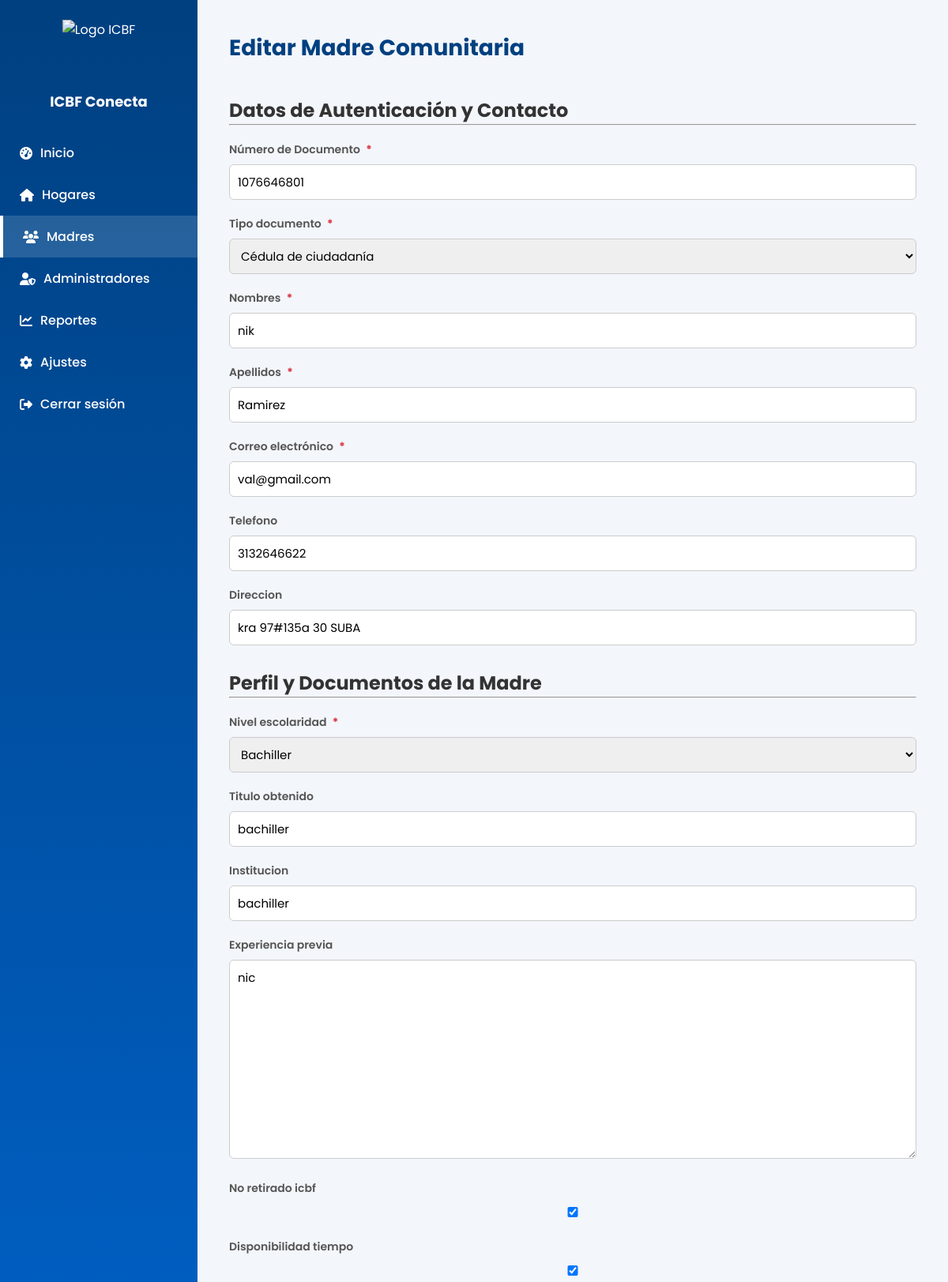
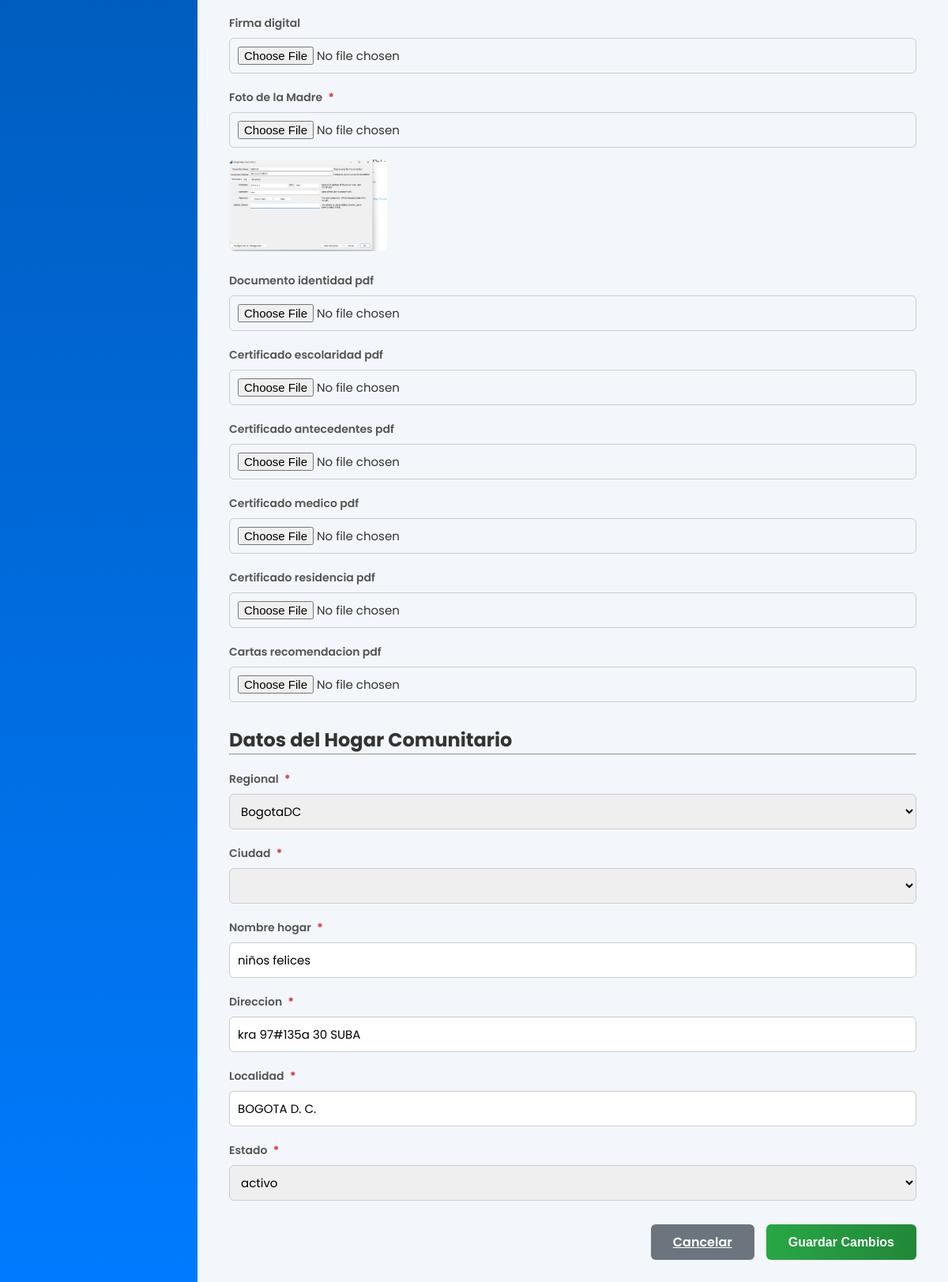
The app's page /madres/editar/2/ (signed in) with its own data (2 pictures, top to bottom).
### core/models.py (models this page shows, shortened)
class Usuario(AbstractUser):
    TIPO_DOCUMENTO_CHOICES = [
        ('CC', 'Cédula de ciudadanía'),
        ('TI', 'Tarjeta de identidad'),
        ('CE', 'Cédula de extranjería'),
        ('PA', 'Pasaporte'),
    ]
    username = None
    tipo_documento = models.CharField(max_length=5, choices=TIPO_DOCUMENTO_CHOICES, default='CC')
    documento = models.BigIntegerField(unique=True)
    nombres = models.CharField(max_length=50)
    apellidos = models.CharField(max_length=50)
    correo = models.EmailField(max_length=100, unique=True)
    direccion = models.CharField(max_length=100, null=True, blank=True)
    telefono = models.CharField(max_length=20, null=True, blank=True)
    rol = models.ForeignKey(Rol, on_delete=models.PROTECT, null=True)
    foto_admin = models.ImageField(upload_to=admin_upload_path, null=True, blank=True)
    fecha_creacion = models.DateTimeField(auto_now_add=True)
    fecha_actualizacion = models.DateTimeField(auto_now=True)
    EMAIL_FIELD = 'correo'
    USERNAME_FIELD = 'documento'
    REQUIRED_FIELDS = ['nombres', 'apellidos', 'correo', 'tipo_documento']
    objects = CustomUserManager()
    class Meta:
        db_table = 'usuarios'

class MadreComunitaria(models.Model):
    usuario = models.OneToOneField(Usuario, on_delete=models.CASCADE, related_name='madre_profile')
    NIVEL_ESCOLARIDAD_CHOICES = [
        ('Primaria', 'Primaria'),
        ('Bachiller', 'Bachiller'),
        ('Técnico', 'Técnico'),
        ('Tecnólogo', 'Tecnólogo'),
        ('Profesional', 'Profesional')
    ]
    nivel_escolaridad = models.CharField(max_length=100, choices=NIVEL_ESCOLARIDAD_CHOICES)
    titulo_obtenido = models.CharField(max_length=150, null=True, blank=True)
    institucion = models.CharField(max_length=150, null=True, blank=True)
    experiencia_previa = models.TextField(null=True, blank=True)
    no_retirado_icbf = models.BooleanField(default=False)
    disponibilidad_tiempo = models.BooleanField(default=False)
    firma_digital = models.FileField(upload_to='madres_documentos/firmas/', null=True, blank=True)
    foto_madre = models.ImageField(upload_to='madres_documentos/fotos/', null=True, blank=True)
    documento_identidad_pdf = models.FileField(upload_to='madres_documentos/cedulas/', null=True, blank=True)
    certificado_escolaridad_pdf = models.FileField(upload_to='madres_documentos/educacion/', null=True, blank=True)
    certificado_antecedentes_pdf = models.FileField(upload_to='madres_documentos/antecedentes/', null=True, blank=True)
    certificado_medico_pdf = models.FileField(upload_to='madres_documentos/medico/', null=True, blank=True)
    certificado_residencia_pdf = models.FileField(upload_to='madres_documentos/residencia/', null=True, blank=True)
    cartas_recomendacion_pdf = models.FileField(upload_to='madres_documentos/recomendaciones/', null=True, blank=True)
    fecha_registro = models.DateTimeField(auto_now_add=True)
    class Meta:
        db_table = 'madres_comunitarias'

class HogarComunitario(models.Model):
    regional = models.ForeignKey(Regional, on_delete=models.PROTECT, related_name='hogares')
    ciudad = models.ForeignKey(Ciudad, on_delete=models.PROTECT, related_name='hogares')
    nombre_hogar = models.CharField(max_length=100)
    direccion = models.CharField(max_length=200)
    localidad = models.CharField(max_length=100)
    barrio = models.CharField(max_length=100, null=True, blank=True)
    estrato = models.IntegerField(null=True, blank=True)
    num_habitaciones = models.IntegerField(null=True, blank=True)
    num_banos = models.IntegerField(null=True, blank=True)
    material_construccion = models.CharField(max_length=100, null=True, blank=True)
    riesgos_cercanos = models.TextField(null=True, blank=True)
    fotos_interior = models.FileField(upload_to='hogares/fotos_interior/', null=True, blank=True)
    fotos_exterior = models.FileField(upload_to='hogares/fotos_exterior/', null=True, blank=True)
    geolocalizacion_lat = models.DecimalField(max_digits=10, decimal_places=7, null=True, blank=True)
    geolocalizacion_lon = models.DecimalField(max_digits=10, decimal_places=7, null=True, blank=True)
    tipo_tenencia = models.CharField(max_length=50, choices=[
        ('Propia', 'Propia'),
        ('Arrendada', 'Arrendada'),
        ('Comodato', 'Comodato')
    ], null=True, blank=True)
    documento_tenencia_pdf = models.FileField(upload_to='hogares/documentos_tenencia/', null=True, blank=True)
    capacidad_maxima = models.IntegerField(default=15)
    estado = models.CharField(
        max_length=20,
        choices=[
            ('activo', 'activo'),
            ('inactivo', 'inactivo'),
            ('en_mantenimiento', 'en_mantenimiento')
        ],
        default='activo'
    )
    madre = models.ForeignKey(MadreComunitaria, on_delete=models.PROTECT, related_name='hogares_asignados')
    fecha_registro = models.DateTimeField(auto_now_add=True)
    class Meta:
        db_table = 'hogares_comunitarios'

### core/views.py (the view)
# urls.py: path('madres/editar/<int:id>/', views.editar_madre, name='editar_madre'),
@login_required
@rol_requerido('administrador')
def editar_madre(request, id):
    usuario_madre = get_object_or_404(Usuario, id=id, rol__nombre_rol='madre_comunitaria')
    madre_profile = usuario_madre.madre_profile
    hogar = HogarComunitario.objects.filter(madre=madre_profile).first()
    if not hogar:
        messages.error(request, 'Esta madre no tiene un hogar comunitario asignado.')
        return redirect('listar_madres')
    if request.method == 'POST':
        usuario_form = UsuarioMadreForm(request.POST, instance=usuario_madre)
        madre_profile_form = MadreProfileForm(request.POST, request.FILES, instance=madre_profile)
        hogar_form = HogarForm(request.POST, instance=hogar)
        if usuario_form.is_valid() and madre_profile_form.is_valid() and hogar_form.is_valid():
            nombre_hogar = hogar_form.cleaned_data['nombre_hogar']
            direccion_hogar = hogar_form.cleaned_data['direccion']
            localidad = hogar_form.cleaned_data.get('localidad')
            if HogarComunitario.objects.filter(nombre_hogar__iexact=nombre_hogar, localidad__iexact=localidad).exclude(id=hogar.id).exists():
                messages.error(request, f"Ya existe otro hogar llamado '{nombre_hogar}' en la localidad de '{localidad}'.")
            elif HogarComunitario.objects.filter(direccion__iexact=direccion_hogar).exclude(id=hogar.id).exists():
                messages.error(request, f"La dirección '{direccion_hogar}' ya está registrada para otro hogar.")
            if messages.get_messages(request):
                return render(request, 'admin/madres_form.html', {
                    'usuario_form': usuario_form,
                    'madre_profile_form': madre_profile_form,
                    'hogar_form': hogar_form,
                    'modo_edicion': True,
                    'regionales': Regional.objects.all().order_by('nombre')
                })
            try:
                with transaction.atomic():
                    usuario_actualizado = usuario_form.save()
                    madre_profile_form.save()
                    hogar_form.save()
                messages.success(request, '¡Madre comunitaria y hogar actualizados exitosamente!')
                return redirect('listar_madres') # Corregido para que el redirect esté dentro del try
            except Exception as e:
                messages.error(request, f'Error al guardar los cambios: {str(e)}')
        else:
            messages.error(request, 'Por favor, corrige los errores en el formulario.')
    else:
        usuario_form = UsuarioMadreForm(instance=usuario_madre)
        madre_profile_form = MadreProfileForm(instance=madre_profile)
        hogar_form = HogarForm(instance=hogar)
    regionales = Regional.objects.all().order_by('nombre')
    return render(request, 'admin/madres_form.html', {
        'usuario_form': usuario_form,
        'madre_profile_form': madre_profile_form,
        'hogar_form': hogar_form,
        'modo_edicion': True,
        'regionales': regionales
    })

### templates/admin/madres_form.html (shortened to what this page needs)
{% load static %}
<!DOCTYPE html>
<html lang="es">
<head>
  <link rel="stylesheet" href="https://cdnjs.cloudflare.com/ajax/libs/font-awesome/6.5.0/css/all.min.css" />
</head>
<body>
  <div class="sidebar">
    <img src="{% static 'img/logoSinFondo.png' %}" alt="Logo ICBF" />
    <h2>ICBF Conecta</h2>
    <a href="{% url 'admin_dashboard' %}"><i class="fa-solid fa-tachometer-alt"></i> Inicio</a>
    <a href="{% url 'listar_hogares' %}"><i class="fa-solid fa-house"></i> Hogares</a>
    <a href="{% url 'listar_madres' %}" class="active"><i class="fa-solid fa-users"></i> Madres</a>
    <a href="{% url 'listar_administradores' %}"><i class="fa-solid fa-user-shield"></i> Administradores</a>
    <a href="{% url 'admin_reportes' %}" ><i class="fa-solid fa-chart-line"></i> Reportes</a>
    <div class="dropdown">
      <a href="#"><i class="fa-solid fa-cog"></i> Ajustes</a>
    </div>
    <div class="logout">
      <form method="post" action="{% url 'logout' %}" style="display:inline">
        <button type="submit" style="background:none;border:none;color:white;cursor:pointer;padding:14px 25px;display:flex;align-items:center;gap:10px;font-family:'Poppins',sans-serif;font-size:16px;font-weight:500;width:100%;text-align:left;">
          <i class="fa-solid fa-right-from-bracket"></i> Cerrar sesión
        </button>
      </form>
    </div>
  </div>
  <div class="main">
    <header>
      <h1>{% if modo_edicion %}Editar{% else %}Crear{% endif %} Madre Comunitaria</h1>
    </header>
    <form method="post" enctype="multipart/form-data" id="madreCreationForm">
      <div class="step-form" id="step1" {% if modo_edicion %}style="display:block"{% endif %}>
        <h2>{% if modo_edicion %}Datos de Autenticación y Contacto{% else %}Paso 1: Datos de Autenticación y Contacto{% endif %}</h2>
        <hr style="margin-bottom:20px" />
        {% for field in usuario_form %}
        <div class="form-group">
          <label for="{{ field.id_for_label }}">{{ field.label }} {% if field.field.required %}<span class="required-star">*</span>{% endif %}</label>
          {{ field }} {% for error in field.errors %}<span class="error">{{ error }}</span>{% endfor %}
        </div>
        {% endfor %}
      </div>
      <div class="step-form" id="step2" {% if modo_edicion %}style="display:block"{% else %}style="display:none"{% endif %}>
        <h2>{% if modo_edicion %}Perfil y Documentos de la Madre{% else %}Paso 2: Perfil y Documentos de la Madre{% endif %}</h2>
        <hr style="margin-bottom:20px" />
        {% for field in madre_profile_form %}
          {% if field.name == 'foto_madre' %}
          <div class="form-group">
            <label for="{{ field.id_for_label }}">{{ field.label }} {% if field.field.required %}<span class="required-star">*</span>{% endif %}</label>
            {{ field }}
            <div id="image-preview-container" style="margin-top: 15px;">
              <img id="image-preview"
                                 src="{% if madre_profile_form.instance.foto_madre %}{{ madre_profile_form.instance.foto_madre.url }}{% else %}#{% endif %}"
                                 alt="Vista previa de la foto"
                                 style="max-width: 200px; max-height: 200px; border-radius: 8px;"
                                 {% if not madre_profile_form.instance.foto_madre %}hidden{% endif %} />
            </div>
          </div>
          {% else %}
          <div class="form-group">
            <label for="{{ field.id_for_label }}">{{ field.label }} {% if field.field.required %}<span class="required-star">*</span>{% endif %}</label>
            {{ field }} {% for error in field.errors %}<span class="error">{{ error }}</span>{% endfor %}
          </div>
        {% endif %}
        {% endfor %}
      </div>
<div class="step-form" id="step3" {% if modo_edicion %}style="display:block"{% else %}style="display:none"{% endif %}>
  <h2>{% if modo_edicion %}Datos del Hogar Comunitario{% else %}Paso 3: Datos del Hogar Comunitario{% endif %}</h2>
  <hr style="margin-bottom:20px" />
  <div class="form-group">
    <label for="id_regional">Regional <span class="required-star">*</span></label>
    <select name="regional" id="id_regional" class="form-control" required>
      {% for regional in regionales %}
        <option value="{{ regional.id }}" {% if hogar_form.data.regional == regional.id|stringformat:'s' or hogar_form.initial.regional == regional.id or hogar_form.instance.regional_id == regional.id %}selected{% endif %}>{{ regional.nombre }}</option>
      {% endfor %}
    </select>
  </div>
  <div class="form-group">
    <label for="id_ciudad">Ciudad <span class="required-star">*</span></label>
    <select name="ciudad" id="id_ciudad" class="form-control" required {% if not hogar_form.initial.regional and not hogar_form.data.regional %}disabled{% endif %} data-selected-id="{{ hogar_form.instance.ciudad_id }}">
    </select>
  </div>
  {% for field in hogar_form %}
    {% if field.name != 'regional' and field.name != 'ciudad' %}
    <div class="form-group">
      <label for="{{ field.id_for_label }}">{{ field.label }} {% if field.field.required %}<span class="required-star">*</span>{% endif %}</label>
      {{ field }}
    </div>
    {% endif %}
  {% endfor %}
  <div class="form-actions">
    {% if not modo_edicion %}
      <button type="button" class="btn-volver" onclick="prevStep(3)">Anterior</button>
      <button type="submit" class="btn-guardar">Finalizar Creación</button>
    {% else %}
      <a href="{% url 'listar_madres' %}" class="btn-volver">Cancelar</a>
      <button type="submit" class="btn-guardar">Guardar Cambios</button>
    {% endif %}
  </div>
</div>
    </form>
  </div>
</body>
</html>

### records on screen
Usuario: usuario_form "1076646801" "Cédula de ciudadanía" "nik" "Ramirez" "val@gmail.com" "3132646622" "kra 97#135a 30 SUBA"
MadreComunitaria: madre_profile_form "Bachiller" "bachiller" "bachiller" "nic" "☑" "☑", foto_madre (picture)
HogarComunitario: hogar_form "niños felices" "kra 97#135a 30 SUBA" "BOGOTA D. C." "activo"

### other values on screen
{{ field.label }} "Número de Documento" "Tipo documento" "Nombres" "Apellidos" "Correo electrónico" "Telefono" "Direccion"
{{ field.label }} "Nivel escolaridad" "Titulo obtenido" "Institucion" "Experiencia previa" "No retirado icbf" "Disponibilidad tiempo" "Firma digital" "Documento identidad pdf" "Certificado escolaridad pdf" "Certificado antecedentes pdf" "Certificado medico pdf" "Certificado residencia pdf" "Cartas recomendacion pdf"
{{ field.label }} "Foto de la Madre"
{{ field.label }} "Nombre hogar" "Direccion" "Localidad" "Estado"
form field regional "BogotaDC"
